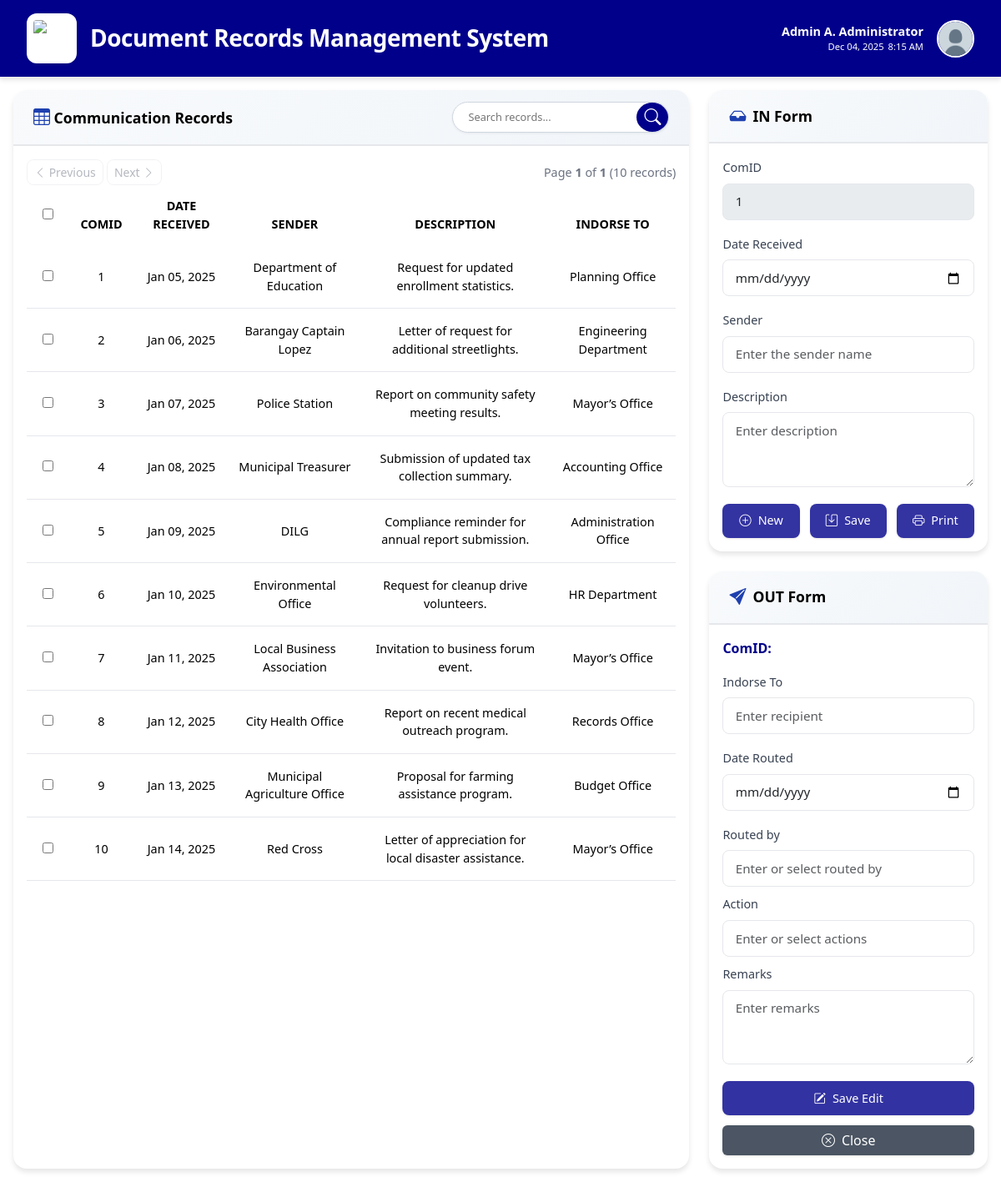
The page /users/communication.php (signed in) on the database its author committed.
### tables this page shows
CREATE TABLE `users` (
  `id` int(11) NOT NULL,
  `transmittal_id` int(11) NOT NULL,
  `first_name` varchar(100) NOT NULL,
  `middle_initial` varchar(5) DEFAULT NULL,
  `last_name` varchar(100) NOT NULL,
  `username` varchar(100) NOT NULL,
  `email` varchar(255) NOT NULL,
  `password` varchar(255) NOT NULL,
  `role` enum('admin','encoder') NOT NULL,
  `status` enum('Active','Inactive') NOT NULL DEFAULT 'Active',
  `permissions` longtext DEFAULT NULL CHECK (json_valid(`permissions`)),
  `created_at` timestamp NOT NULL DEFAULT current_timestamp()
);

CREATE TABLE `communications` (
  `id` int(11) NOT NULL,
  `user_id` int(11) NOT NULL,
  `com_id` varchar(100) NOT NULL,
  `date_received` date NOT NULL,
  `sender` varchar(255) NOT NULL,
  `description` text NOT NULL,
  `indorse_to` varchar(255) DEFAULT NULL,
  `date_routed` date DEFAULT NULL,
  `routed_by` varchar(255) DEFAULT NULL,
  `action_taken` varchar(255) DEFAULT NULL,
  `remarks` text DEFAULT NULL,
  `created_at` timestamp NOT NULL DEFAULT current_timestamp()
);

### users/communication.php (the view, shortened to what this page needs)
<?php
include '../db.php';
$user_id = $_SESSION['user_id'];
$query = $conn->prepare("SELECT first_name, middle_initial, last_name, username, permissions FROM users WHERE id = ?");
$query->bind_param("i", $user_id);
$query->execute();
$result = $query->get_result();
if ($result->num_rows > 0) {
    $user = $result->fetch_assoc();
    $full_name = trim(
        ($user['first_name'] ?? '') . ' ' .
        (!empty($user['middle_initial']) ? strtoupper(substr($user['middle_initial'], 0, 1)) . '. ' : '') .
        ($user['last_name'] ?? '')
    );
} else {
    $full_name = $_SESSION['username'] ?? "User";
}
$currentDate = date("M d, Y");
$user_permissions = [];
$canAccessCommunication = in_array("communications_records", $user_permissions);
$nextComID = 1;
?>
<!DOCTYPE html>
<html lang="en">
<head>
    <link href="https://cdn.jsdelivr.net/npm/bootstrap@5.3.2/dist/css/bootstrap.min.css" rel="stylesheet">
    <link href="https://cdn.jsdelivr.net/npm/bootstrap-icons/font/bootstrap-icons.css" rel="stylesheet">
    <link rel="stylesheet" href="https://cdnjs.cloudflare.com/ajax/libs/font-awesome/6.4.0/css/all.min.css">
    <link rel="stylesheet" href="../assets/css/users/communication.css">
</head>
<body>
<div class="header">
    <img src="../assets/images/office-of-treasurer.png" alt="Logo" class="logo">
    <h1>Document Records Management System</h1>
    <div class="header-right">
        <div class="header-user">
            <strong><?php echo htmlspecialchars($full_name); ?></strong>
            <span id="dateTime"><?php echo $currentDate; ?> <span id="liveTime"></span></span>
        </div>
        <div class="profile-container" style="position: relative;">
            <img src="../assets/images/profile.png" alt="Profile" class="header-profile" id="profileBtn">
        </div>
    </div>
</div>
<div class="main-container">
    <div class="row g-4">
        <div class="col-lg-8 left-panel">
            <div class="card h-100">
                <div class="card-header ok-card">
                    <div class="left">
                        <i class="bi bi-table"></i>
                        Communication Records
                    </div>
                    <div class="right">
                        <div class="search-container">
                            <input type="text" id="tableSearch" placeholder="Search records..." />
                            <button id="searchBtn"><i class="bi bi-search"></i></button>
                        </div>
                    </div>
                </div>
                <div class="card-body d-flex flex-column">
                    <div class="pagination-controls">
                        <div>
                            <a class="btn btn-outline-secondary btn-sm" href="">
                                <i class="bi bi-chevron-left"></i> Previous
                            </a>
                            <a class="btn btn-outline-secondary btn-sm" href="">
                                Next <i class="bi bi-chevron-right"></i>
                            </a>
                        </div>
                        <div class="page-info">
                        </div>
                    </div>
                    <form method="POST" action="Controllers/CommunicationController.php">
                        <div class="table-responsive">
                            <table class="table table-hover align-middle" id="recordsTable">
                                <thead>
                                    <tr>
                                        <th class="checkbox-cell"><input type="checkbox" id="selectAll"></th>
                                        <th>ComID</th>
                                        <th>Date Received</th>
                                        <th>Sender</th>
                                        <th>Description</th>
                                        <th>Indorse To</th>
                                    </tr>
                                </thead>
                            <tbody>
                                <?php
                                include '../db.php';
                                $records = $conn->query("SELECT * FROM communications");
                                if ($records->num_rows > 0) {
                                    while ($row = $records->fetch_assoc()) {
                                        $data = htmlspecialchars(json_encode($row), ENT_QUOTES, 'UTF-8');
                                        echo "<tr class='text-center' data-row='{$data}'>
                                                <td><input type='checkbox' class='rowCheckbox' name='delete_ids[]' value='{$row['id']}'></td>
                                                <td>{$row['com_id']}</td>
                                                <td>" . date("M d, Y", strtotime($row['date_received'])) . "</td>
                                                <td>{$row['sender']}</td>
                                                <td>{$row['description']}</td>
                                                <td>{$row['indorse_to']}</td>
                                            </tr>";
                                    }
                                }
                                ?>
                                </tbody>
                            </table>
                        </div>
                    </form>
                </div>
            </div>
        </div>
        <div class="col-lg-4 right-panel">
            <form method="POST" action="Controllers/CommunicationController.php">
                <div class="card form-section">
                    <div class="card-header">
                        <i class="bi bi-inbox-fill"></i>
                        IN Form
                    </div>
                    <div class="card-body">
                        <div class="mb-3">
                            <label class="form-label">ComID</label>
                            <input type="text" name="com_id" id="com_id" class="form-control" readonly
                                style="background:#e9ecef; cursor:not-allowed;" value="<?php echo $nextComID; ?>" required>
                        </div>
                        <div class="mb-3">
                            <label class="form-label">Date Received</label>
                            <input type="date" name="date_received" id="date_received" class="form-control" required>
                        </div>
                        <div class="mb-3">
                            <label class="form-label">Sender</label>
                            <input type="text" name="sender" id="sender" class="form-control" placeholder="Enter the sender name" required>
                        </div>
                        <div class="mb-3">
                            <label class="form-label">Description</label>
                            <textarea name="description" id="description" class="form-control" rows="3" placeholder="Enter description" required></textarea>
                        </div>
                        <div class="form-buttons" style="flex-wrap: nowrap;">
                            <button type="reset" class="btn btn-custom" <?= !$canAccessCommunication ? 'disabled style="background:darkblue;color:#ffffff;opacity:0.8;cursor:not-allowed;"' : '' ?>>
                                <i class="bi bi-plus-circle"></i> New
                            </button>
                            <button type="submit" name="save" class="btn btn-custom" <?= !$canAccessCommunication ? 'disabled style="background:darkblue;color:#ffffff;opacity:0.8;cursor:not-allowed;"' : '' ?>>
                                <i class="bi bi-save"></i> Save
                            </button>
                            <button type="button" onclick="printSlip()" class="btn btn-custom" <?= !$canAccessCommunication ? 'disabled style="background:darkblue;color:#ffffff;opacity:0.8;cursor:not-allowed;"' : '' ?>>
                                <i class="bi bi-printer"></i> Print
                            </button>
                        </div>
                    </div>
                </div>
                <div class="card">
                    <div class="card-header">
                        <i class="bi bi-send-fill"></i>
                        OUT Form
                    </div>
                    <div class="card-body">
                        <div class="mb-3">
                            <label href="" style="font-weight: bold; color: darkblue;">ComID:</label>
                        </div>
                        <div class="mb-3">
                            <label class="form-label">Indorse To</label>
                            <input type="text" name="indorse_to" id="indorse_to" class="form-control" placeholder="Enter recipient">
                        </div>
                        <div class="mb-3">
                            <label class="form-label">Date Routed</label>
                            <input type="date" name="date_routed" id="date_routed" class="form-control">
                        </div>
                        <div class="mb-2 position-relative">
                            <label class="form-label">Routed by</label>
                            <input type="text" name="routed_by" id="routed_by" class="form-control" placeholder="Enter or select routed by" autocomplete="off">
                        </div>
                        <div class="mb-2 position-relative">
                            <label class="form-label">Action</label>
                            <input type="text" name="action" id="action" class="form-control" placeholder="Enter or select actions" autocomplete="off">
                        </div>
                        <div class="mb-3">
                            <label class="form-label">Remarks</label>
                            <textarea name="remarks" id="remarks" class="form-control" rows="3" placeholder="Enter remarks"></textarea>
                        </div>
                        <div class="form-buttons">
                            <button type="submit" name="save_edit" class="btn btn-custom" <?= !$canAccessCommunication ? 'disabled style="background:darkblue;color:#ffffff;opacity:0.8;cursor:not-allowed;"' : '' ?>>
                                <i class="bi bi-pencil-square"></i> Save Edit
                            </button>
                            <button onclick="window.location.href='../index.php'" type="button" class="btn btn-secondary" style="grid-column: 1 / -1;">
                                <i class="bi bi-x-circle"></i> Close
                            </button>
                        </div>
                    </div>
                </div>
            </form>
        </div>
    </div>
</div>
</body>
</html>

### assets/css/users/communication.css (style rules this page uses)
* { margin: 0; padding: 0; box-sizing: border-box; }
body { background: #ffffff; font-family: 'Segoe UI', Tahoma, Geneva, Verdana, sans-serif; min-height: 100vh; }
.header { background: darkblue; padding: 1rem 2rem; color: white; box-shadow: 0 4px 6px rgba(0,0,0,0.1); display: flex; align-items: center; gap: 1rem; }
.header .logo { height: 60px; width: 60px; object-fit: contain; background: white; border-radius: 12px; padding: 8px; box-shadow: 0 1px 3px rgba(0,0,0,0.12); }
.header h1 { font-size: 1.75rem; font-weight: 600; margin: 0; letter-spacing: -0.5px; }
.header-right { margin-left: auto; text-align: right; display: flex; align-items: center; gap: 1rem; }
.header-user { display: flex; flex-direction: column; align-items: flex-end; color: white; font-size: 0.9rem; }
.header-user #dateTime { display: inline-flex; gap: 5px; font-size: 0.7rem; }
.header-profile { height: 45px; width: 45px; border-radius: 50%; object-fit: cover; border: 2px solid white; }
.main-container { padding: 1rem; max-width: 1920px; margin: 0 auto; }
.col-lg-8 { width: 70% !important; }
.col-lg-4 { width: 30% !important; }
.card { border: none; border-radius: 16px; box-shadow: 0 4px 6px rgba(0,0,0,0.1); overflow: hidden; background: white; }
.card-header { background: linear-gradient(135deg, #f8fafc 0%, #f1f5f9 100%); border-bottom: 2px solid #e5e7eb; font-weight: 600; font-size: 1.1rem; color: #000000ff; padding: 1rem 1.5rem; display: flex; align-items: center; gap: 0.5rem; }
.ok-card { display: flex; justify-content: space-between; align-items: center; gap: 0.5rem; padding: 14px 1.5rem !important; }
.ok-card .right i { color: #ffffff; }
.card-header i { font-size: 1.25rem; color: #1e40af; }
.form-label { font-weight: 500; color: #374151; margin-bottom: 0.5rem; font-size: 0.9rem; }
.form-control, .form-select { border: 1.5px solid #e5e7eb; border-radius: 8px; padding: 0.6rem 0.9rem; font-size: 0.95rem; transition: all 0.2s ease; }
textarea.form-control { resize: vertical; min-height: 80px; }
.btn-custom { background: darkblue; color: white; border: none; font-size: 0.9rem; padding: 0.6rem 1.2rem; border-radius: 8px; font-weight: 500; transition: all 0.2s ease; display: inline-flex; align-items: center; gap: 0.5rem; box-shadow: 0 1px 3px rgba(0,0,0,0.12); }
.btn-secondary { background: #4b5563; border: none; box-shadow: 0 1px 3px rgba(0,0,0,0.12); }
.form-buttons { margin-top: 1.25rem; display: flex; flex-wrap: wrap; gap: 0.75rem; justify-content: center; }
.form-buttons button { width: 100%; display: flex; align-items: center; justify-content: center; gap: 0.5rem; }
.table { margin-bottom: 0; overflow: hidden; }
.table thead { background: linear-gradient(135deg, #1e3a8a 0%, #1e40af 100%); color: white; }
.table thead th { font-weight: 600; font-size: 0.9rem; text-align: center; border: none; text-transform: uppercase; padding: 0.9rem; }
.table tbody td { padding: 1rem 0.75rem; vertical-align: middle; border-color: #e5e7eb; font-size: 0.9rem; }
.table-hover tbody tr { transition: all 0.2s ease; }
.pagination-controls { display: flex; justify-content: space-between; align-items: center; border-radius: 8px; }
.pagination-controls .btn-outline-secondary { border: 1.5px solid #e5e7eb; color: #6b7280; border-radius: 8px; transition: all 0.2s ease; }
.page-info { font-size: 0.9rem; color: #6b7280; font-weight: 500; }
.checkbox-cell { width: 50px; text-align: center; align-content: center; }
input[type="checkbox"] { cursor: pointer; accent-color: #1e3a8a; }
.form-section { margin-bottom: 1.5rem; }
.control-disabled { pointer-events: none; opacity: 0.5; }
.search-container { display: flex; align-items: center; background: #ffffff; border: 1px solid #d0d7e0; padding-left: 10px; border-radius: 30px; width: 260px; transition: all 0.25s ease; box-shadow: 0px 1px 3px rgba(0,0,0,0.06); }
.search-container input { flex: 1; border: none; outline: none; font-size: 0.8rem; background: transparent; padding-left: 8px; }
.search-container button { border: none; background: darkblue; color: #fff; width: 38px; height: 35px; border-radius: 50%; cursor: pointer; display: flex; align-items: center; justify-content: center; font-size: 1rem; transition: all 0.25s ease; }
.search-container button i { pointer-events: none; }

### rows shown on the page
users: full_name "Admin A. Administrator"
communications: com "1", date_received "Jan 05, 2025", sender "Department of Education", description "Request for updated enrollment statistics.", indorse_to "Planning Office"
communications: com "2", date_received "Jan 06, 2025", sender "Barangay Captain Lopez", description "Letter of request for additional streetlights.", indorse_to "Engineering Department"
communications: com "3", date_received "Jan 07, 2025", sender "Police Station", description "Report on community safety meeting results.", indorse_to "Mayor’s Office"
communications: com "4", date_received "Jan 08, 2025", sender "Municipal Treasurer", description "Submission of updated tax collection summary.", indorse_to "Accounting Office"
communications: com "5", date_received "Jan 09, 2025", sender "DILG", description "Compliance reminder for annual report submission.", indorse_to "Administration Office"
communications: com "6", date_received "Jan 10, 2025", sender "Environmental Office", description "Request for cleanup drive volunteers.", indorse_to "HR Department"
communications: com "7", date_received "Jan 11, 2025", sender "Local Business Association", description "Invitation to business forum event.", indorse_to "Mayor’s Office"
communications: com "8", date_received "Jan 12, 2025", sender "City Health Office", description "Report on recent medical outreach program.", indorse_to "Records Office"
communications: com "9", date_received "Jan 13, 2025", sender "Municipal Agriculture Office", description "Proposal for farming assistance program.", indorse_to "Budget Office"
communications: com "10", date_received "Jan 14, 2025", sender "Red Cross", description "Letter of appreciation for local disaster assistance.", indorse_to "Mayor’s Office"
